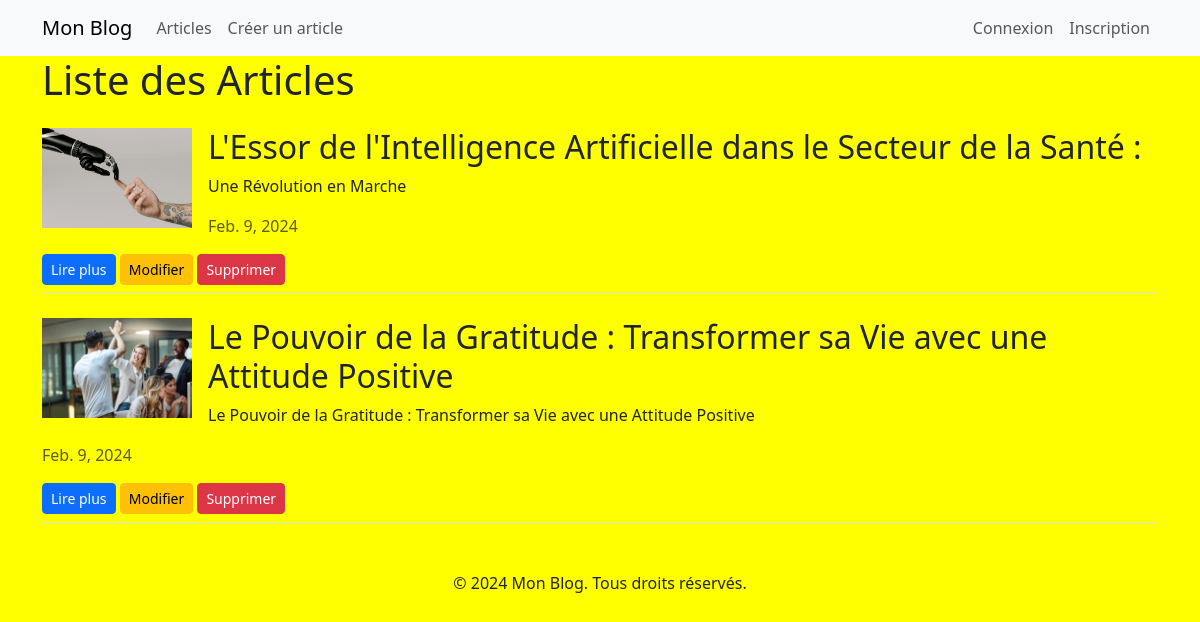
The app's page /articles/ with its own data.
### articles/models.py (models this page shows, shortened)
class Article(models.Model):
    title = models.CharField(max_length=225)
    summary = models.CharField(max_length=255, null=True, blank=True)
    content = models.TextField()
    date_pub = models.DateField(null=True, blank=True)  # ou auto_now_add=True
    image = models.ImageField(upload_to='articles_images/', null=True, blank=True)

### articles/views.py (the view)
# urls.py: path('', list_article, name='list_articles'),
def list_article(request):
    arts = Article.objects.all()
    context= {
        'articles': arts
    }
    return render(request, 'articles/list_articles.html', context)

### articles/templates/articles/list_articles.html (shortened to what this page needs)
{% extends 'base.html' %}
{% load static %}
{% block content %}
    <h1 class="mb-4">Liste des Articles</h1>
    {% for article in articles %}
        <div class="mb-4 border-bottom pb-2">
            {% if article.image %}
                <img src="{{ article.image.url }}" alt="Image de {{ article.title }}" width="150" class="float-start me-3">
            {% endif %}
            <h2>{{ article.title }}</h2>
            <p>{{ article.summary }}</p>
            <p class="text-muted">{{ article.date_pub }}</p>
            <div>
                <a href="{% url 'article_detail' article.id %}" class="btn btn-primary btn-sm">Lire plus</a>
                <a href="{% url 'edit_article' article.id %}" class="btn btn-warning btn-sm">Modifier</a>
                <a href="{% url 'delete_article' article.id %}" class="btn btn-danger btn-sm">Supprimer</a>
            </div>
        </div>
    {% empty %}
        <p>Aucun article disponible.</p>
    {% endfor %}
{% endblock %}

### templates/base.html (shortened to what this page needs)
<!DOCTYPE html>
<html lang="fr">
<head>
    {% load static %}
    <link href="https://cdn.jsdelivr.net/npm/bootstrap@5.3.3/dist/css/bootstrap.min.css" rel="stylesheet">
    <link rel="stylesheet" href="{% static 'articles/style.css' %}">
</head>
<body>
    <nav class="navbar navbar-expand-lg navbar-light bg-light">
        <div class="container">
            <a class="navbar-brand" href="{% url 'list_articles' %}">Mon Blog</a>
            <div class="collapse navbar-collapse" id="navbarNav">
                <ul class="navbar-nav me-auto">
                    <li class="nav-item">
                        <a class="nav-link" href="{% url 'list_articles' %}">Articles</a>
                    </li>
                    <li class="nav-item">
                        <a class="nav-link" href="{% url 'create_article' %}">Créer un article</a>
                    </li>
                </ul>
                <ul class="navbar-nav">
                    {% if user.is_authenticated %}
                        <li class="nav-item">
                            <a class="nav-link" href="{% url 'edit_profile' %}">Mon Profil</a>
                        </li>
                        <li class="nav-item">
                            <a class="nav-link" href="{% url 'logout' %}">Déconnexion</a>
                        </li>
                    {% else %}
                        <li class="nav-item">
                            <a class="nav-link" href="{% url 'login' %}">Connexion</a>
                        </li>
                        <li class="nav-item">
                            <a class="nav-link" href="{% url 'signup' %}">Inscription</a>
                        </li>
                    {% endif %}
                </ul>
            </div>
        </div>
    </nav>
    <div class="container">
        {% block content %}{% endblock %}
    </div>
    <footer class="text-center mt-5">
        <p>&copy; 2024 Mon Blog. Tous droits réservés.</p>
    </footer>
</body>
</html>

### articles/templates/static/articles/style.css (style rules this page uses)
body { background-color: yellow; }
:root { --bs-blue: #0056b3; }

### records on screen
Article: image (picture), title "L'Essor de l'Intelligence Artificielle dans le Secteur de la Santé :", summary "Une Révolution en Marche", date_pub "Feb. 9, 2024"
Article: image (picture), title "Le Pouvoir de la Gratitude : Transformer sa Vie avec une Attitude Positive", summary "Le Pouvoir de la Gratitude : Transformer sa Vie avec une Attitude Positive", date_pub "Feb. 9, 2024"
